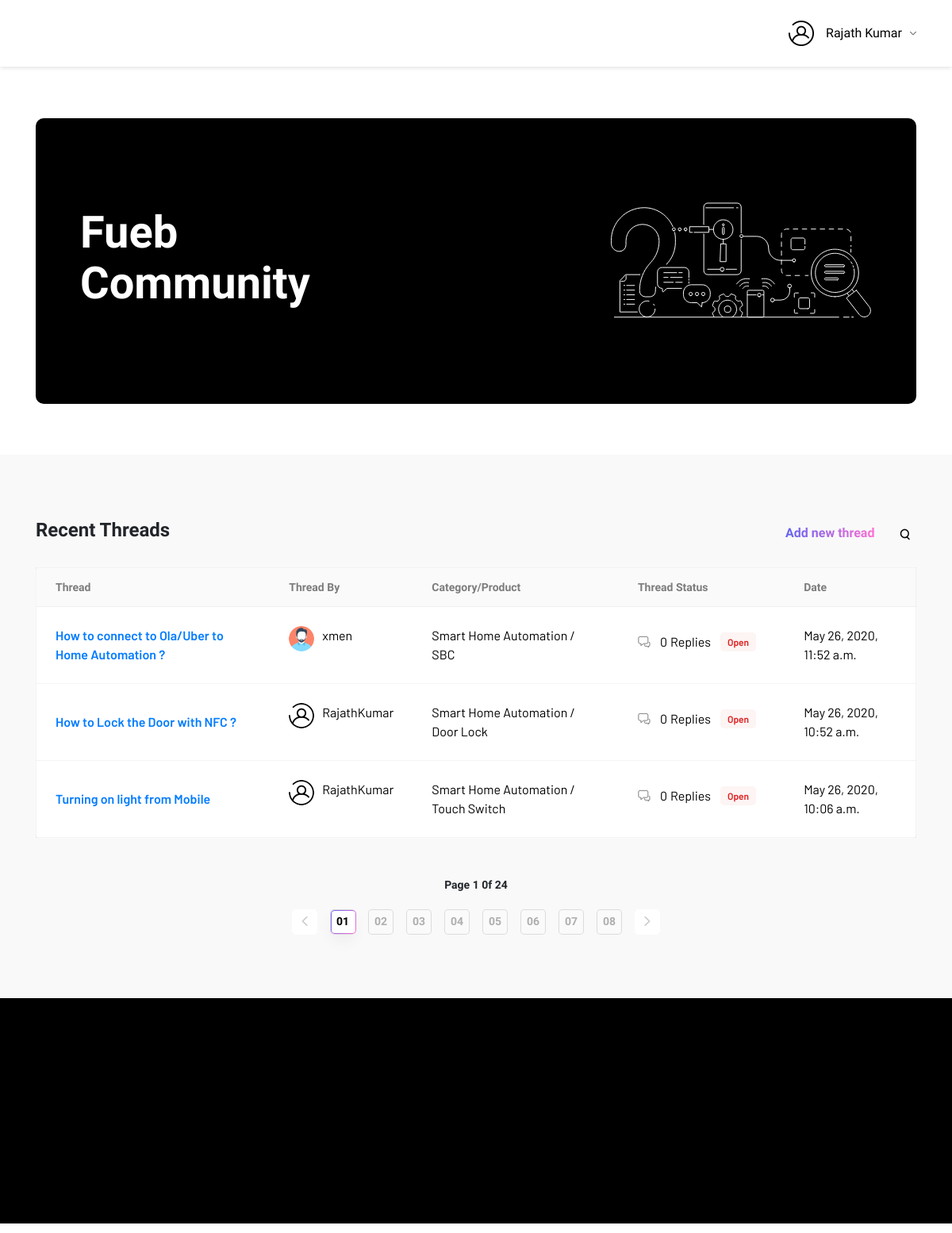
/ (signed in), run on the app's committed database.
### community/models.py (models this page shows)
class User(AbstractUser):
    GENDER = (
        (None, _('Select Your Gender')),
        ('Male', _('Male')),
        ('Female', _('Female')),
    )
    cover = models.ImageField(upload_to='profileimages/', blank=True)
    mobile = models.CharField(max_length=255, default="0000000000")
    gender = models.CharField(max_length=7, choices=GENDER, blank=True)
    city = models.CharField(max_length=30, blank=True)
    zip = models.CharField(max_length=10, blank=True)
    nationality = CountryField(null=True)
    dob = models.DateField(default=datetime.date.today)

class allthread(models.Model):
    thread_id = models.AutoField(primary_key=True)
    category = models.CharField(max_length=255,blank=True)
    product = models.CharField(max_length=255,blank=True)
    topic = models.CharField(max_length=255,blank=True)
    content = models.CharField(max_length=500,blank=True)
    thread_by = models.ForeignKey(User, on_delete=models.CASCADE)
    replies = models.IntegerField(default=0,blank=True)
    thread_status = models.BooleanField(default=False)
    dateandtime = models.DateTimeField(auto_now=True,blank=True)
    solved = models.BooleanField(default=False)
    likes = models.IntegerField(default=0)
    shares = models.IntegerField(default=0)

### community/views.py (the view, shortened to what this page needs)
# urls.py: path('', views.index, name='index'),
def index(request):
    all_entries = allthread.objects.all().order_by('-dateandtime')
    return render(request, 'community/forum-landing.html',{'all_entries':all_entries})

### community/templates/community/forum-landing.html (shortened to what this page needs)
{% extends "community/base.html" %}
{% load static %}
{% block content %}
      <section class="section-forum-bnnr">
        <div class="container">
          <div class="row">
            <div class="col-12">
              <div class="forum-bnner">
                <h2 class="forum-bnner__heading">Fueb Community</h2>
                <div class="forum-bnner__img" style="background-image: url({% static 'community/assets/images/forum/forum-landing-bnner.svg' %})"></div>
              </div>
            </div>
          </div>
        </div>
      </section>
      <section class="section-thread bg-grey section-padding5">
        <div class="container">
          <div class="d-flex justify-content-between mb-4">
            <h3 class="table-heading">Recent Threads</h3>
            <div class="d-flex align-items-center">
              {% if user.is_authenticated %}
              <div class="newThredPopup mr-4"><a class="new-thread gradient-text gradient-link mx-0" href="#newThrdPopup" data-toggle="modal" data-value="Add new thread">
                  <svg xmlns="http://www.w3.org/2000/svg" version="1.1">
                    <text>Add new thread</text>
                  </svg></a></div>
              {% endif %}
              <div class="search-box">
                <input class="inpt-search" type="search" name="search" placeholder="Search..."/><img class="open-search" src="{% static "community/assets/icons/icon-Search.svg" %}" alt="icon-Search"/>
              </div>
            </div>
          </div>
          <div class="row">
            <div class="col-12">
              <table class="table-thread">
                <thead class="table-header">
                  <tr>
                    <th>Thread</th>
                    <th>Thread By</th>
                    <th>Category/Product</th>
                    <th>Thread Status</th>
                    <th>Date</th>
                  </tr>
                </thead>
                <tbody class="table-body">
                  {% if all_entries %}
                  {% for entries in all_entries %}
                  <tr>
                    <td><a href="{% url 'forum_thread' entries.thread_id %}">{{ entries.topic }}</a></td>
                    <td class="thrd-by">
                      {% if entries.thread_by.cover.url is not None %}
                        <img src="{{ entries.thread_by.cover.url }}" width="48" height="48" alt="profile-img"/>
                        <span>{{ entries.thread_by.first_name }}{{ entries.thread_by.last_name }}</span></td>
                      {% else %}
                        <img src="{% static "community/assets/images/profile-imgi.png" %}" width="48" height="48" alt="profile-img"/>
                        <span>{{ entries.thread_by }}</span></td>
                      {% endif %}
                    <td> {{ entries.category }} / {{ entries.product }}</td>
                    <td class="thrd-status"><img src="{% static "community/assets/icons/Comment-Icon.svg" %}" alt="icon-comment"/><span class="thrd-status__num">{{ entries.replies }}</span><span>Replies </span>
                      {% if entries.solved %}
                       <span class="thrdStat thrdStat--solved">
                       Solved
                       </span>
                       {% else %}
                       <span class="thrdStat thrdStat--open">
                       Open
                      </span>
                       {% endif %}
                    </td>
                    <td class="thrd-date">{{ entries.dateandtime }}</td>
                  </tr>
                  {% endfor %}
                  {% endif %}
                </tbody>
              </table>
            </div>
            <div class="col-12">
              <nav class="table-pagination">
                <h4>Page <span class="pagi-current-num">1 </span>0f <span class="pagi-total-num">24</span></h4>
                <ul class="pagination">
                  <li class="pagination-item"><a class="page-link pagi-arrow pagi-arrow--left" href="#"></a></li>
                  <li class="pagination-item"><a class="page-link active" href="#">01</a></li>
                  <li class="pagination-item"><a class="page-link" href="#">02</a></li>
                  <li class="pagination-item"><a class="page-link" href="#">03</a></li>
                  <li class="pagination-item"><a class="page-link" href="#">04</a></li>
                  <li class="pagination-item"><a class="page-link" href="#">05</a></li>
                  <li class="pagination-item"><a class="page-link" href="#">06</a></li>
                  <li class="pagination-item"><a class="page-link" href="#">07</a></li>
                  <li class="pagination-item"><a class="page-link" href="#">08</a></li>
                  <li class="pagination-item"><a class="page-link pagi-arrow pagi-arrow--right" href="#"></a></li>
                </ul>
              </nav>
            </div>
          </div>
        </div>
      </section>
{% endblock %}

### community/templates/community/base.html (shortened to what this page needs)
{% load static %}
<!DOCTYPE js>
<html>
    <head>
      <link rel="stylesheet" href="https://maxcdn.bootstrapcdn.com/bootstrap/4.4.1/css/bootstrap.min.css"/>
    <link href="{% static 'community/css/app.css' %}" rel="stylesheet">
  </head>
  <body>
    <main class="js-forum-page js-home-page">
      <header class="fb-header fb-header--white bg-animations">
        <nav>
          <div class="container">
            <div class="row">
              <div class="col-12">
                <ul class="d-flex align-items-center justify-content-between">
                  <li class="d-md-flex align-items-center d-none">
                    <nav>
                      <ul class="fb-mainnav fb-mainnav--black align-items-center d-sm-flex">
                      </ul>
                    </nav>
                  </li>
                  {% if user.is_authenticated %}
                  <li class="profile-menu"><a class="fb-nav-link" href="javascript:void(0)">
                      {% if user.cover.url is not None %}
                      <div class="d-flex align-items-center"><img src="{{ user.cover.url }}" width="32" height="32" /><span class="member-name">{{ user.first_name }} {{ user.last_name }}</span><img class="arrow-menu active" src="{% static 'community/assets/images/forum/arrow.svg' %}"/></div></a>
                      {% endif %}
                  </li>
                  {% else %}
                  <li><a class="fb-nav-link" href="{% url 'login' %}">Login</a></li>
                  {% endif %}
                </ul>
              </div>
            </div>
          </div>
        </nav>
      </header>
      {% block content %}
      {% endblock %}
      <footer class="fub-footer bg-animations bg-animationsfooter dark-section bg-black" id="forum-footer">
        <div class="container">
          <div class="row footer-nav-info">
          </div>
        </div>
      </footer>
    </main>
  <script type="text/javascript" src="{% static "community/js/app.js" %}"></script><script type="text/javascript" src="{% static "community/js/vendor.js" %}"></script></body>
</html>

### data on the page
User: cover (placeholder picture), first_name "Rajath", last_name "Kumar"
allthread: topic "How to connect to Ola/Uber to Home Automation ?", thread_by "xmen", category "Smart Home Automation", product "SBC", replies "0", solved "Open", dateandtime "May 26, 2020, 11:52 a.m."
allthread: topic "How to Lock the Door with NFC ?", thread_by.cover (placeholder picture), thread_by.first_name "Rajath", thread_by.last_name "Kumar", category "Smart Home Automation", product "Door Lock", replies "0", solved "Open", dateandtime "May 26, 2020, 10:52 a.m."
allthread: topic "Turning on light from Mobile", thread_by.cover (placeholder picture), thread_by.first_name "Rajath", thread_by.last_name "Kumar", category "Smart Home Automation", product "Touch Switch", replies "0", solved "Open", dateandtime "May 26, 2020, 10:06 a.m."
